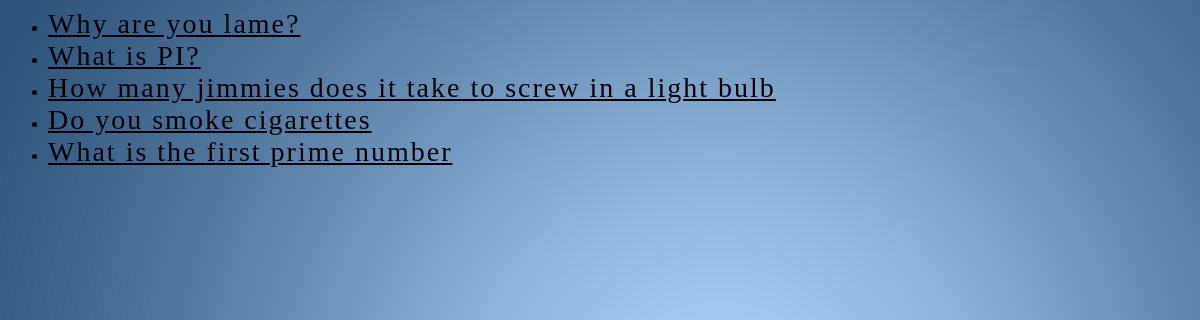
Before: /polls/ with the older database file.
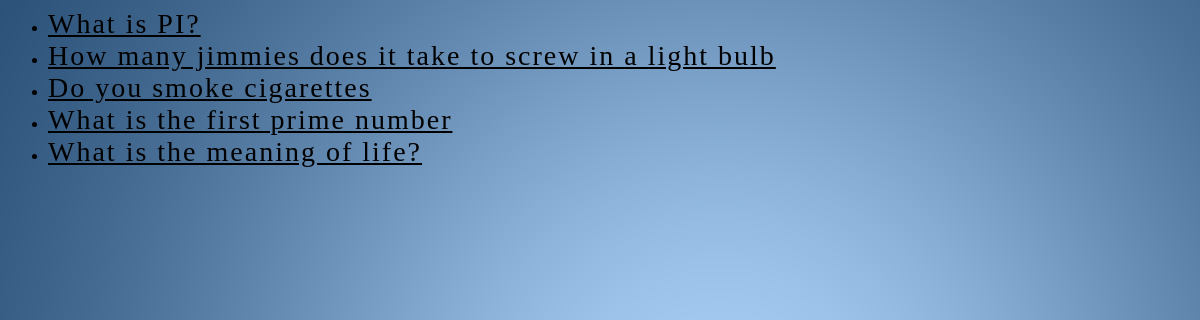
After: the same page with the newer database file.
### polls/models.py (models this page shows, shortened)
class Question(models.Model):
    question_text = models.CharField(max_length=200)
    pub_date = models.DateTimeField('date published')

### polls/views.py (the view)
class IndexView(generic.ListView):
    template_name = 'polls/index.html'
    context_object_name = 'latest_question_list'
    def get_queryset(self):
        return Question.objects.filter(
            pub_date__lte=timezone.now()
        ).order_by('-pub_date')[:5]

### polls/templates/polls/index.html
<body class="index">
{% load staticfiles %}
<link rel="stylesheet" type="text/css" href="{% static 'polls/style.css' %}" />
{% if latest_question_list %}
    <ul>
    {% for question in latest_question_list %}
      <li><a href="{% url 'polls:detail' question.id %}">{{ question.question_text }}</a></li>
    {% endfor %}
    </ul>
{% else %}
    <p>No polls are available.</p>
{% endif %}
</body>

Changed rows visible on the page:
removed Question: question_text "Why are you lame?"
now on this page (row unchanged): Question: question_text "What is the meaning of life?"
